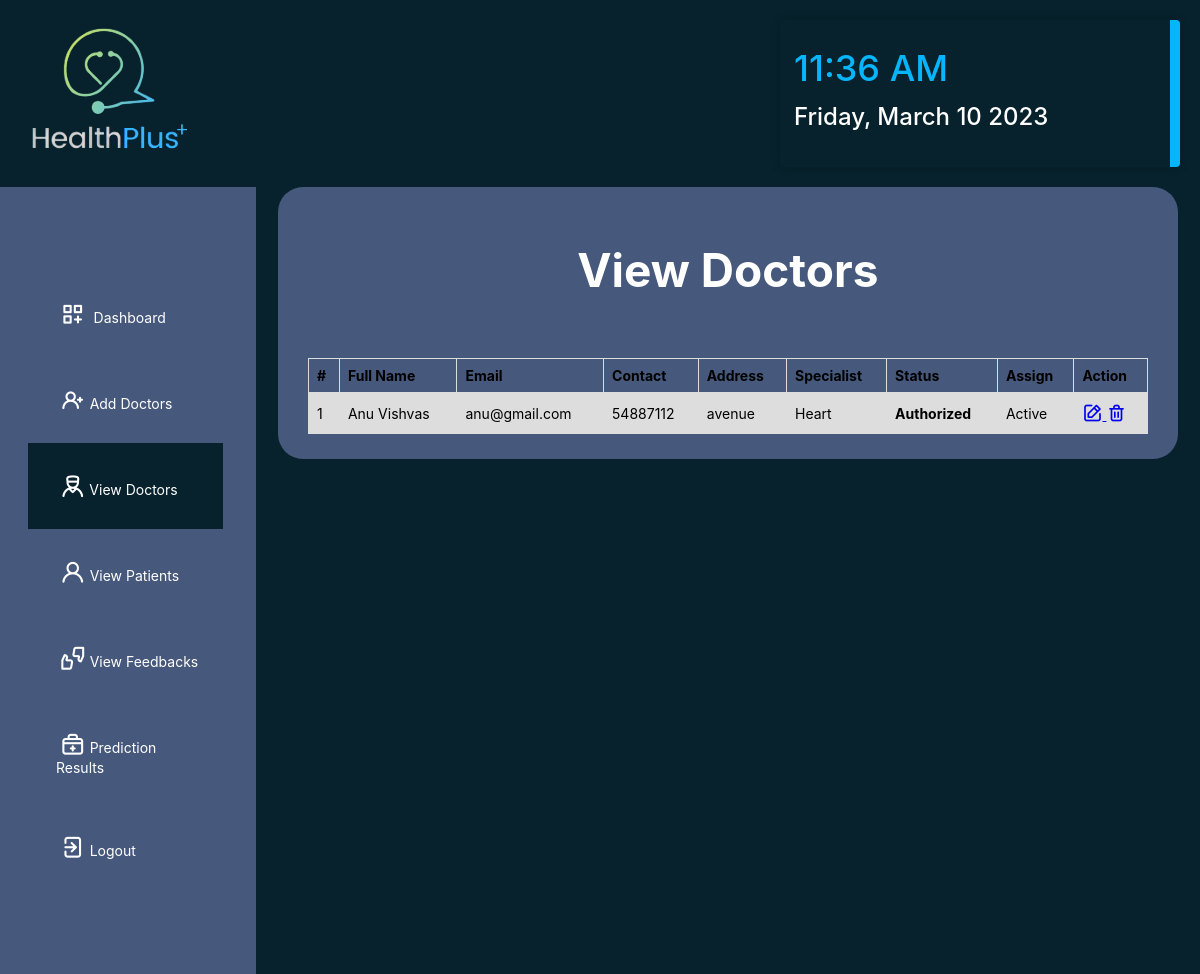
Screenshot of /admin_view_doctor (signed in) with the database file from the repository.
### healthApp/models.py (models this page shows, shortened)
class Doctor(models.Model):
    status = models.IntegerField(DOCTOR_STATUS, null=True)
    user = models.OneToOneField(User, on_delete=models.CASCADE, null=True)
    contact = models.CharField(max_length=100, null=True)
    address = models.CharField(max_length=100, null=True)
    category = models.CharField(max_length=100, null=True)
    dob = models.DateField(null=True)
    image = models.ImageField(upload_to='media/', null=True, blank=True)

### healthApp/views.py (the view)
# urls.py: path('admin_view_doctor', views.AdminViewDoctorPage, name='admin_view_doctor'),
@login_required(login_url="login")
def AdminViewDoctorPage(request):
    doctors = Doctor.objects.all()
    doctor_dict = {'doctors': doctors}
    return render(request, 'Admin_ViewDoctors.html', doctor_dict)

### templates/Admin_ViewDoctors.html (shortened to what this page needs)
<!DOCTYPE html>
<html lang="en">
    {% load static %}
    <head>
        <link rel="stylesheet" href="{% static 'css/styles.css' %}" type="text/css" media="all">
        <link rel="stylesheet" href="https://unicons.iconscout.com/release/v4.0.0/css/line.css">
        <link rel="stylesheet" href="https://cdnjs.cloudflare.com/ajax/libs/font-awesome/6.0.0-beta3/css/all.min.css"
 />
        <link rel="stylesheet" type="text/css" href="https://cdn.datatables.net/v/dt/jszip-2.5.0/dt-1.13.2/b-2.3.4/b-html5-2.3.4/b-print-2.3.4/datatables.min.css"/>
    </head>
    <body>
        <header class="row">
            <a href="{% url 'welcome' %}">
                <img src="{% static 'Images/Logo.png' %}" alt="">
            </a>
            <div class="dateTime">
                <div class="time"></div>
                <div class="date"></div>
            </div>
        </header>
        <div class="wrapper">
            <div class="sidebar">
                <ul>
                    <li><a href="{% url 'admin_dashboard' %}"><i class="uil uil-create-dashboard"></i>
                            Dashboard</a></a></li>
                    <li><a href="{% url 'admin_add_doctor' %}"><i class="uil uil-user-plus"></i></i>Add Doctors</a></li>
                    <li class="is-active"><a href="{% url 'admin_view_doctor' %}"><i
                                class="uil uil-user-md"></i></i>View Doctors</a></li>
                    <li><a href="{% url 'admin_view_patient' %}"><i class="uil uil-user"></i></i>View Patients</a></li>
                    <li><a href="{% url 'admin_view_feedback' %}"><i class="uil uil-feedback"></i>View Feedbacks</a>
                    </li>
                    <li><a href="{% url 'admin_view_prediction' %}"><i class="uil uil-medkit"></i>Prediction Results</a>
                    </li>
                    <li><a href="{% url 'logout_user' %}"><i class="uil uil-signout"></i>Logout</a></li>
                </ul>
            </div>
            <div class="historyContainer">
                <h1>
                    View Doctors
                </h1>
                <div class="table-responsive">
                    <table id="myTable">
                        <thead>
                            <tr>
                                <th>#</th>
                                <th>Full Name</th>
                                <th>Email</th>
                                <th>Contact</th>
                                <th>Address</th>
                                <th>Specialist</th>
                                <th>Status</th>
                                <th>Assign</th>
                                <th>Action</th>
                            </tr>
                        </thead>
                        <tbody>
                            {% for i in doctors%}
                            <tr>
                                <td>{{forloop.counter}}</td>
                                <td>{{i.user.first_name}} {{i.user.last_name}}</td>
                                <td>{{i.user.email}}</td>
                                <td>{{i.contact}}</td>
                                <td>{{i.address}}</td>
                                <td>{{i.category}}</td>
                                <td>{% if i.status == 1 %}
                                    <b>Authorized</b>
                                {% else %}
                                    <b>Unauthorized</b>
                                    {% endif %}</td>
                                <td>{% if i.status == 1 %}
                                    Active
                                    {% else %}
                                    Not Active
                                    {% endif %}</td>
                                <td>
                                    <a href="{% url 'admin_edit_doctor' i.id%}">
                                        <i class="uil uil-edit"></i>
                                    </a>
                                    <a href="{% url 'delete_doctor' i.id %}" ><i class="uil uil-trash-alt"></i></a>
                                </td>
                            </tr>
                            {% endfor %}
                        </tbody>
                    </table>
                </div>
            </div>
        </div>
    </body>
</html>

### healthApp/static/CSS/Styles.css (style rules this page uses)
* { margin: 0; padding: 0; -webkit-box-sizing: border-box; box-sizing: border-box; list-style: none; font-family: "Inter", sans-serif; font-size: 14px; }
body { overflow-x: hidden; background: #07222d; }
.row { padding: 20px; max-width: 1900px; margin: 0 auto; display: grid; grid-template-columns: 1fr 21fr 1fr 2fr; justify-items: center; }
.dateTime { font-size: 12px; padding: 14px; color: #ffffff; background: #07222d; box-shadow: 0 0 10px rgba(0, 0, 0, 0.25); border-radius: 4px; border-right: 10px #06b6fd solid; width: 400px; font-weight: 500; font-family: "Inter", sans-serif; }
.time { font-size: 3em; color: #06b6fd; margin-top: 12px; }
.date { margin-top: 12px; font-size: 2em; }
.wrapper { display: flex; position: relative; }
.wrapper .sidebar { flex: -1 -1 0; max-width: 300px; padding: 6rem 3rem; background-color: #46597c; }
.wrapper .sidebar ul li { margin: 0 -1rem; }
.wrapper .sidebar ul li a { display: block; padding: 2em; color: #ffffff; text-decoration: none; transition: 0.2s linear; }
.wrapper .sidebar ul li a i.uil { font-size: 25px; margin: 3%; }
.wrapper .sidebar ul li:hover, .wrapper .sidebar ul li.is-active { background: #07222d; border-right: 5px solid #46597c; }
.table-responsive { overflow-x: scroll; overflow-y: hidden; }
.historyContainer { margin: 0 auto; max-width: 900px; width: 100%; padding: 25px 30px; border-radius: 25px; background: #46597c; height: 50%; }
.PredictionContainer > h1, .historyContainer > h1 { font-size: 46px; margin: 30px; text-align: center; color: #ffffff; }
table { border-collapse: collapse; width: 100%; margin-top: 30px; }
td, th { border: 1px solid #dddddd; text-align: left; padding: 8px; }
td { background-color: #dddddd; }
tr .uil { font-size: 20px; }

### rows the page displays
Doctor: user.first_name "Anu", user.last_name "Vishvas", user.email "anu@gmail.com", contact "54887112", address "avenue", category "Heart", status "Authorized"
